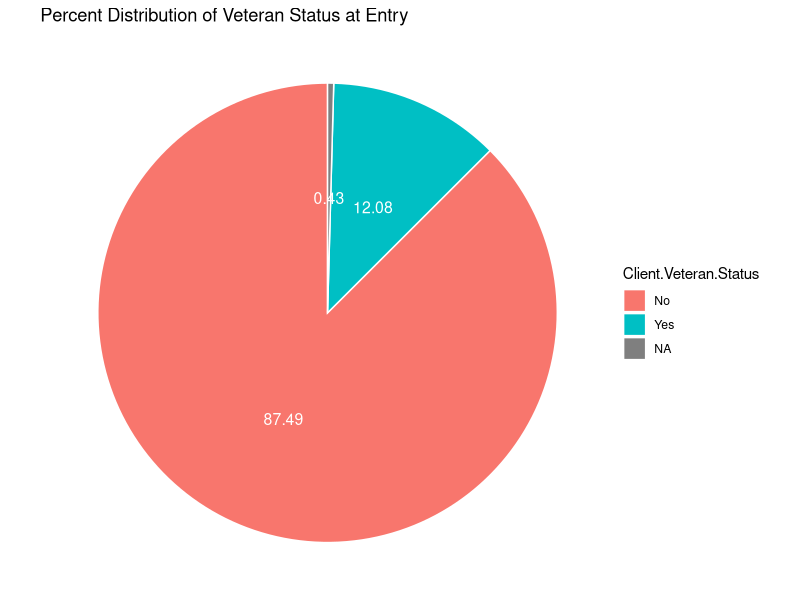
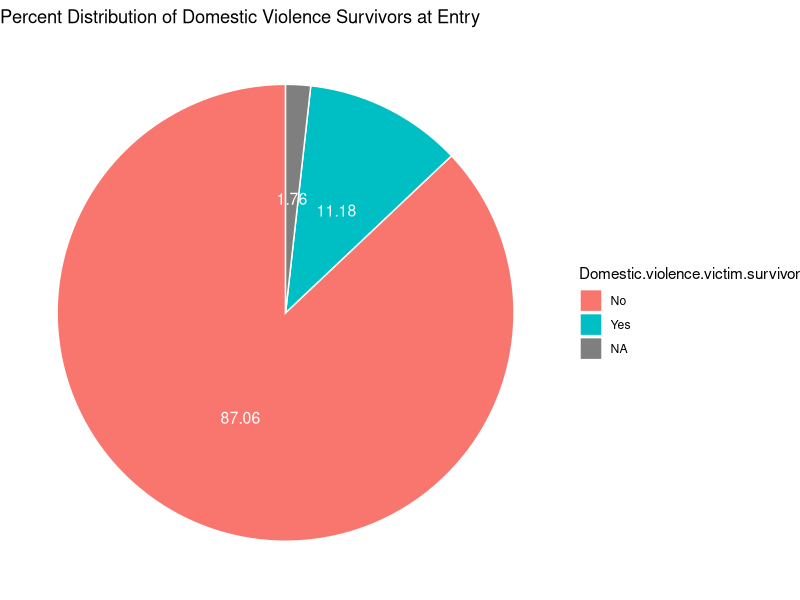
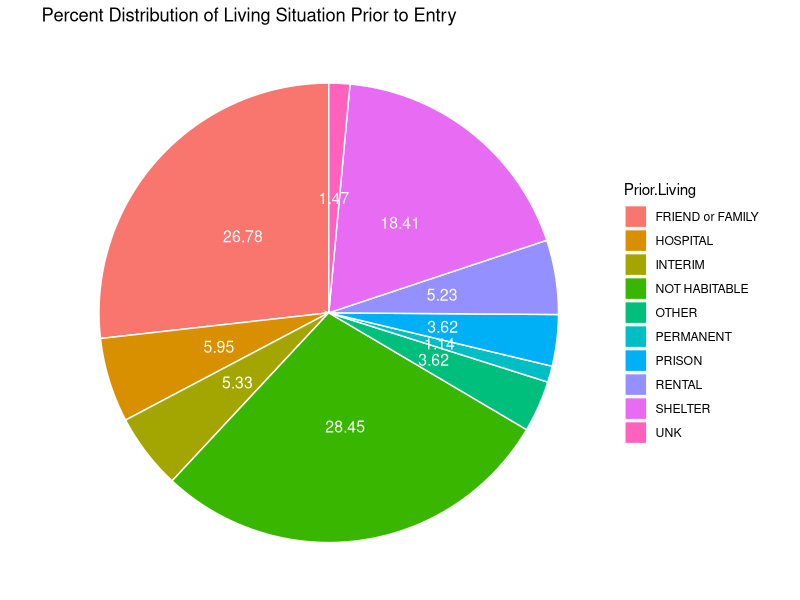
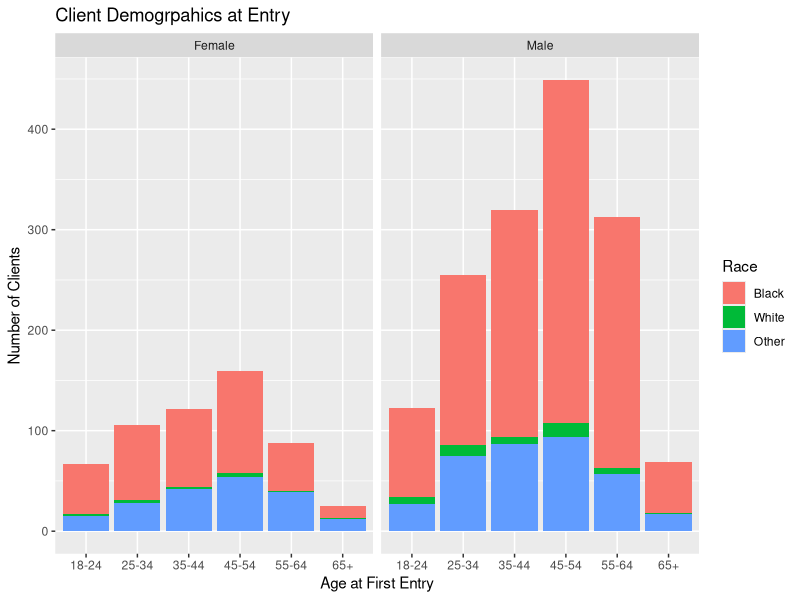
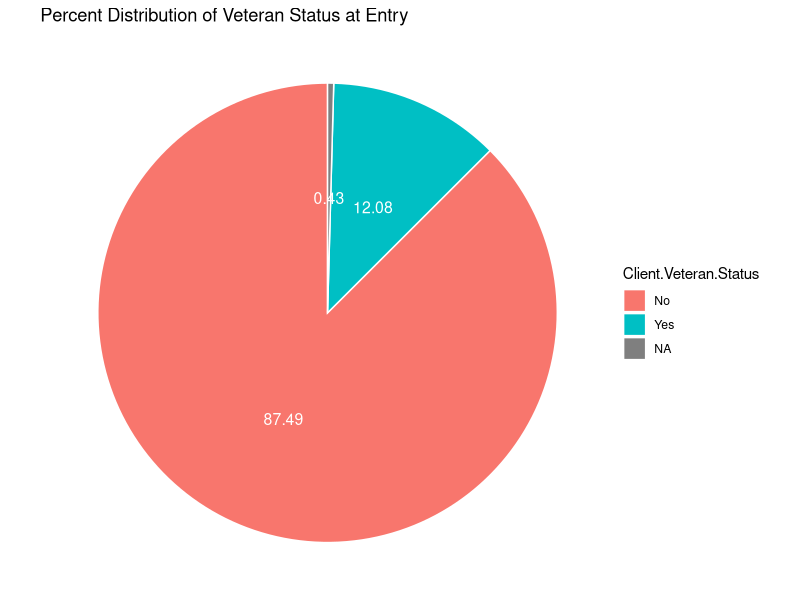
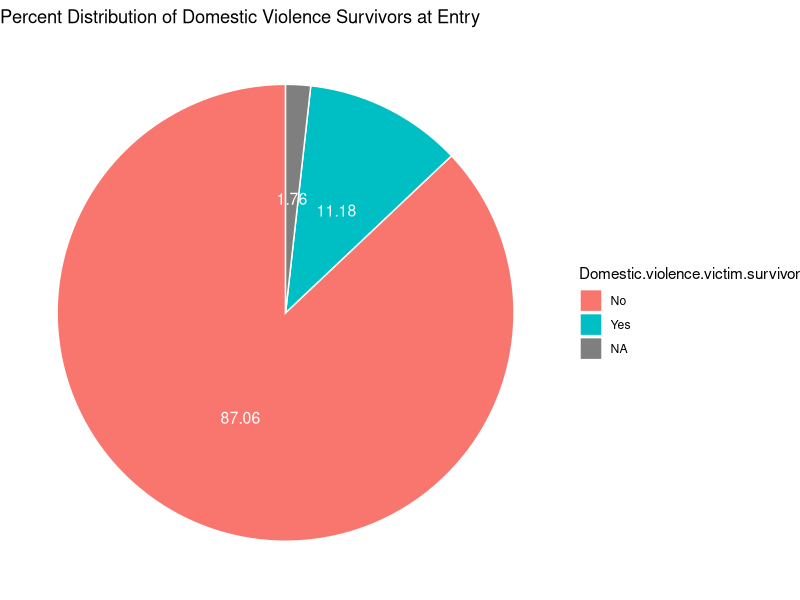
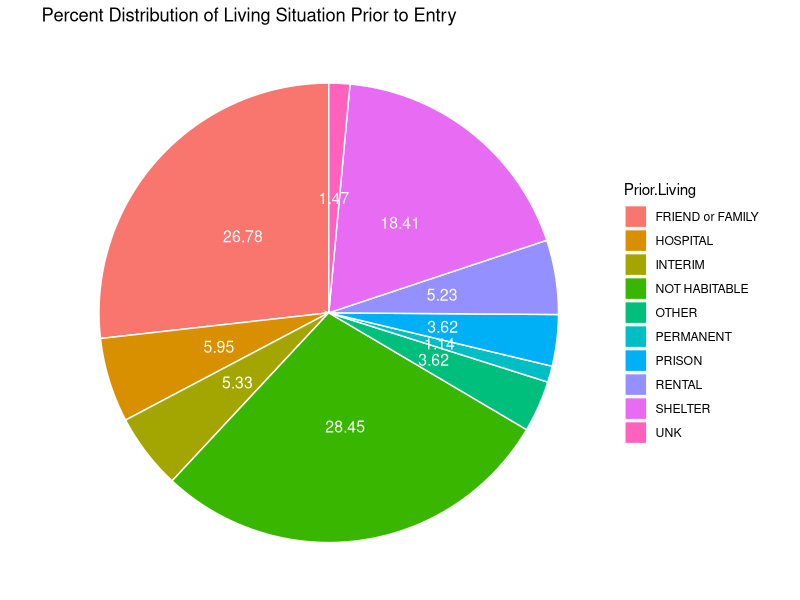

These figures' R source, in order:
# DEMOGRAPHICS PLOTS
library(tidyverse)

#setwd("C:/Users/tshin/Documents/GitHub/bios611-projects-fall-2019-tshing17/project_3/")
first<-read.delim('../data/analytic_first.tsv', sep="\t", header=TRUE, na.strings = c("", "NA"))

# bar chart for Age, colored by race, split by gender 
agebreaks <- c(18,25,35,45,55,65,500)
agelabels <- c("18-24","25-34","35-44","45-54","55-64","65+")
first$Client.Age.at.Entry.Cat <- cut(first$Client.Age.at.Entry, breaks = agebreaks, labels = agelabels, right = FALSE)

first = first %>% mutate(Client.Primary.Race2=
                           ifelse(is.na(Client.Primary.Race)|
                                    Client.Primary.Race=='Native Hawaiian or Other Pacific Islander'|
                                    Client.Primary.Race=='American Indian or Alaska Native'|
                                    Client.Primary.Race=='Asian','Other',Client.Primary.Race))


demog_plot=ggplot(filter(first, !is.na(Client.Gender), !is.na(Client.Primary.Race2)), 
       aes(x=Client.Age.at.Entry.Cat, fill=Client.Primary.Race2))+
  geom_bar(position="stack")+
  facet_wrap(~ Client.Gender)+
  labs(x='Age at First Entry', y='Number of Clients', title='Client Demogrpahics at Entry')+
  scale_fill_discrete(name = "Race", labels = c("Black", "White", "Other"))

ggsave("../results/demog_plot.png", demog_plot)


# veteran status
veteran = first %>%
  group_by(Client.Veteran.Status) %>%
  summarise(freq=n()) %>%
  mutate(pct=(freq/2102)*100)

veteran_plot = ggplot(data=veteran, aes(x="", y=pct, fill=Client.Veteran.Status))+
  geom_bar(stat="identity", width=1, color="white")+
  coord_polar("y", start=0)+
  theme_void()+
  geom_text(aes(label = round(pct,2)), position = position_stack(vjust = 0.5), color = "white", size=4)+
  labs(title="Percent Distribution of Veteran Status at Entry")
veteran_plot

ggsave("../results/veteran_plot.png", veteran_plot)

# domestic violence
domestic_violence = first %>%
  group_by(Domestic.violence.victim.survivor) %>%
  summarise(freq=n()) %>%
  mutate(pct=(freq/2102)*100)

domestic_violence_plot = ggplot(data=domestic_violence, aes(x="", y=pct, fill=Domestic.violence.victim.survivor))+
  geom_bar(stat="identity", width=1, color="white")+
  coord_polar("y", start=0)+
  theme_void()+
  geom_text(aes(label = round(pct,2)), position = position_stack(vjust = 0.5), color = "white", size=4)+
  labs(title="Percent Distribution of Domestic Violence Survivors at Entry")
domestic_violence_plot

ggsave("../results/domestic_violence_plot.png", domestic_violence_plot)

# prior living situation
prior_living = first %>%
  group_by(Prior.Living) %>%
  summarise(freq=n()) %>%
  mutate(pct=(freq/2102)*100)

prior_living_plot = ggplot(data=prior_living, aes(x="", y=pct, fill=Prior.Living))+
  geom_bar(stat="identity", width=1, color="white")+
  coord_polar("y", start=0)+
  theme_void()+
  geom_text(aes(label = round(pct,2)), position = position_stack(vjust = 0.5), color = "white", size=4)+
  labs(title="Percent Distribution of Living Situation Prior to Entry")
prior_living_plot

ggsave("../results/prior_living_plot.png", prior_living_plot)
